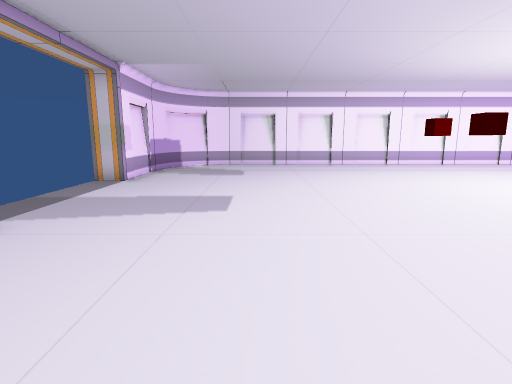
[1] (above)

17 first-person views from a walk through a scene from a Unity 3-D project. The camera is 1.4 m above the floor, tilts 10° down and sees 80° across. The floor is counted in squares, 1 m on a side. Each view is taken from the middle of a square. On the plan, view 1 faces up. The plan holds only what a view shows up to about 14 squares ahead; the rest is blank. The player character is not drawn. Door leaves are left out, so doorways stand open.

[2]
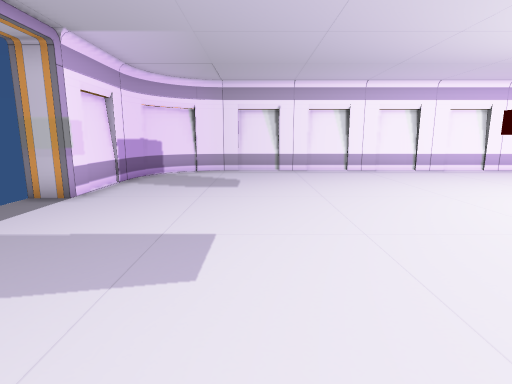

[3]
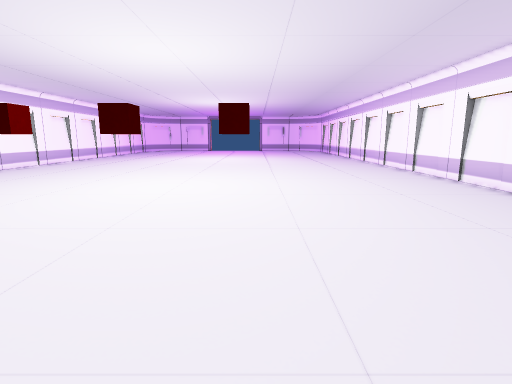

[4]
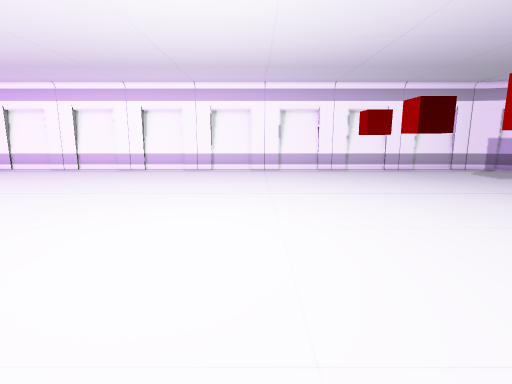

[5]
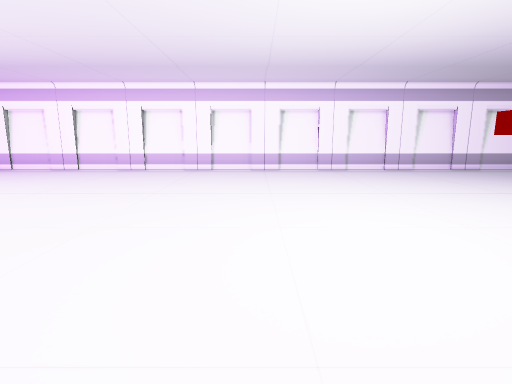

[6]
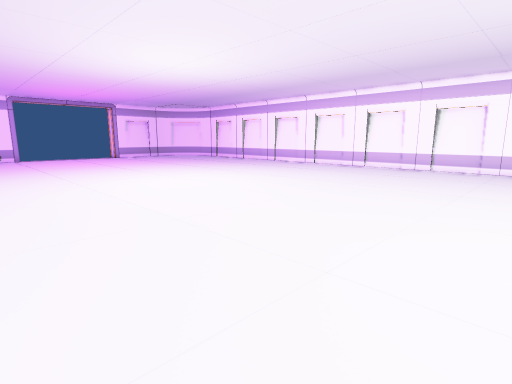

[7]
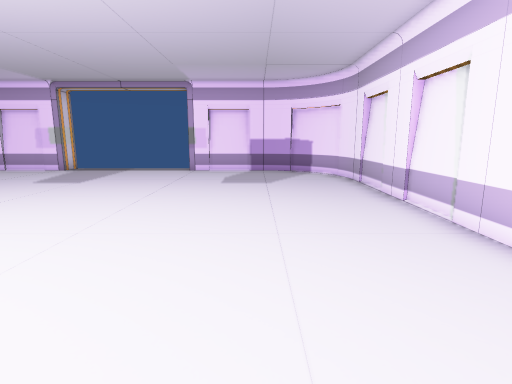

[8]
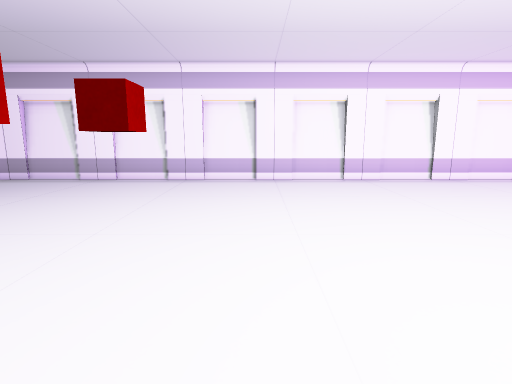

[9]
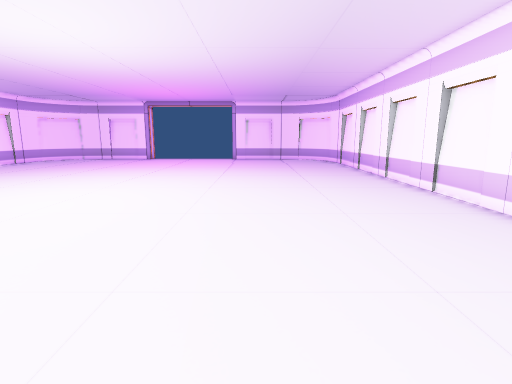

[10]
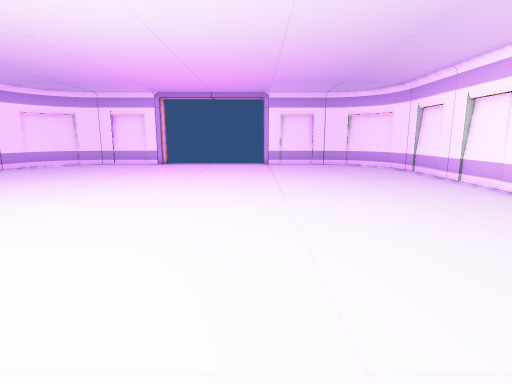

[11]
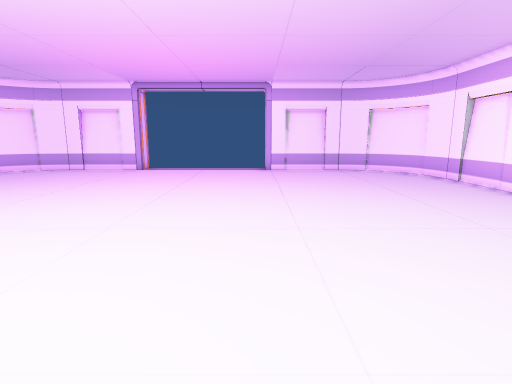

[12]
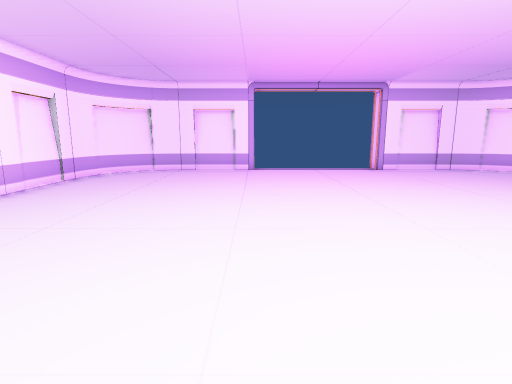

[13]
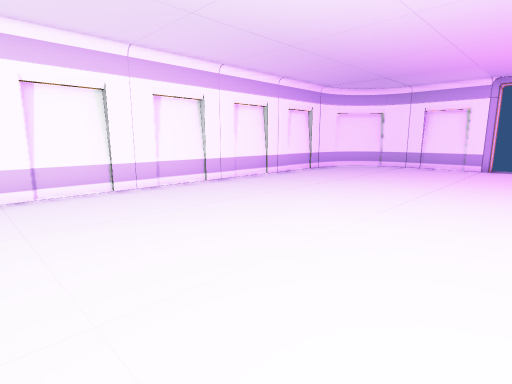

[14]
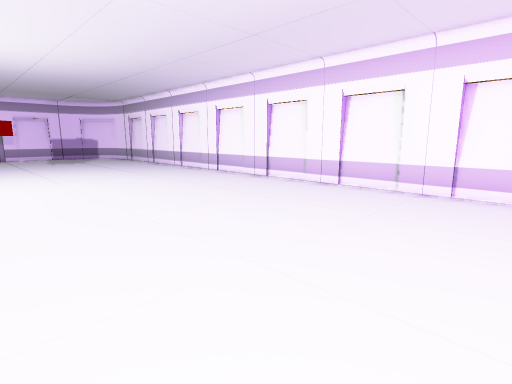

[15]
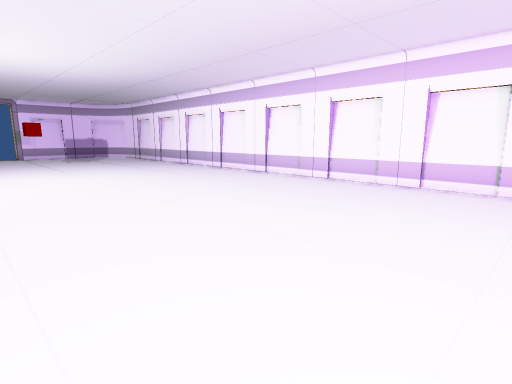

[16]
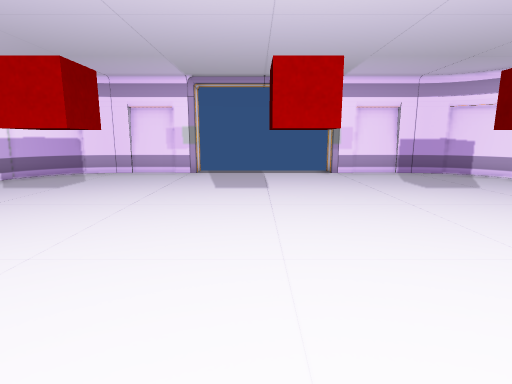

[17]
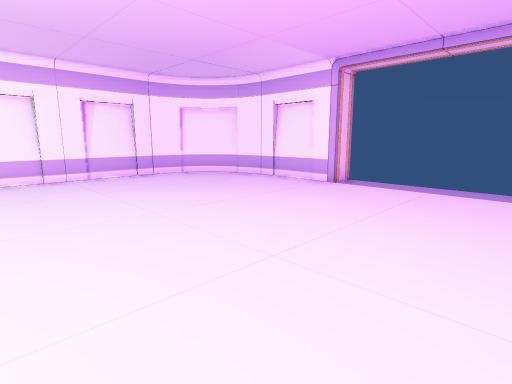

### Floor plan
Points are (right, up) in squares from view 1. A wall is a line through its corners. A room is listed if a view was taken in it or the views show most of it. See-through windows are left out.
Room 1 (views 1, 2, 3, 4, 5, 6, 7, 8, 9, 10, 11, 12, 13, 14, 15, 16, 17)
walls: (15.9, 16.5) (14.3, 16.5); (12.9, 16.5) (11.3, 16.5); (19, 16.5) (17.3, 16.5); (9.9, 16.5) (8.3, 16.5); (3.8, 16.5) (2.3, 16.5); (-1.9, -1.8) (32.1, -1.8); (32, -1.7) (32.5, -1.6); (-1.7, 16.3) (-2.3, 16.2); (-2.2, -1.6) (-1.7, -1.7); (32.4, -1.6) (32.8, -1.4); (32.1, 16.3) (-1.9, 16.3) (-2.5, 16.1); (-2.6, -1.4) (-2.1, -1.6); (-4.4, 4.6) (-4.4, 0.9) (-4.1, 0.1); (32.4, 16.2) (32, 16.3); (32.8, -1.5) (33.2, -1.3) (33.8, -0.9) (34.3, -0.3); (-2.5, 16.2) (-3.1, 15.9); (34.6, 10.1) (34.6, 13.8) (34.4, 14.5); (32.8, 16.1) (32.3, 16.2); (-2.9, 16) (-3.6, 15.5) (-4.1, 14.9); (-3.5, -1) (-3, -1.3) (-2.6, -1.5); (34.8, 11) (34.8, 12.8); (33.6, -1.1) (34, -0.7); (-4.4, 1) (-4.3, 0.5); (-3.4, 15.8) (-3.8, 15.3); (-4.1, -0.3) (-3.8, -0.7) (-3.4, -1); (-4.3, 0.2) (-4, -0.3); (34.3, 0.1) (34.5, 0.6); (33.6, 15.7) (33.2, 16); (-4.1, 14.6) (-4.4, 13.8) (-4.4, 10.1); (34.5, 0.4) (34.6, 0.9) (34.6, 4.6); (-4.3, 14.2) (-4.4, 13.7); (-4, 15) (-4.3, 14.5); (34.3, -0.4) (34.5, 0.2); (34.6, 13.7) (34.5, 14.2); (34.3, 14.9) (33.9, 15.4); (34.5, 14.4) (34.2, 15.1) (33.4, 15.9) (32.7, 16.2)
ways out: open door at (-4.7, 8); open door at (35, 7.5)
objects: other object (5, 5); other object (5, 7); other object (5, 9)

Where each view was taken, in squares from view 1:
view 1: 0 up, 0 right, facing up
view 2: 3 up, 0 right, facing up
view 3: 5 up, 0 right, facing right
view 4: 12 up, 8 right, facing down
view 5: 12 up, 11 right, facing down
view 6: 13 up, 12 right, facing down-right
view 7: 13 up, 9 right, facing left
view 8: 6 up, 7 right, facing up
view 9: 3 up, 14 right, facing right
view 10: 5 up, 18 right, facing right
view 11: 5 up, 21 right, facing right
view 12: 10 up, 21 right, facing right
view 13: 8 up, 19 right, facing up-right
view 14: 8 up, 19 right, facing up-left
view 15: 7 up, 20 right, facing up-left
view 16: 7 up, 8 right, facing left
view 17: 5 up, 26 right, facing up-right
